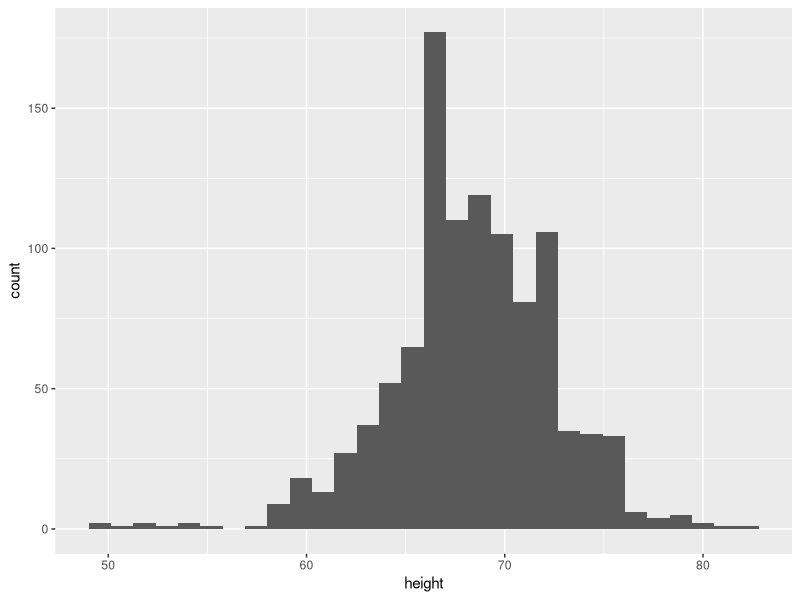
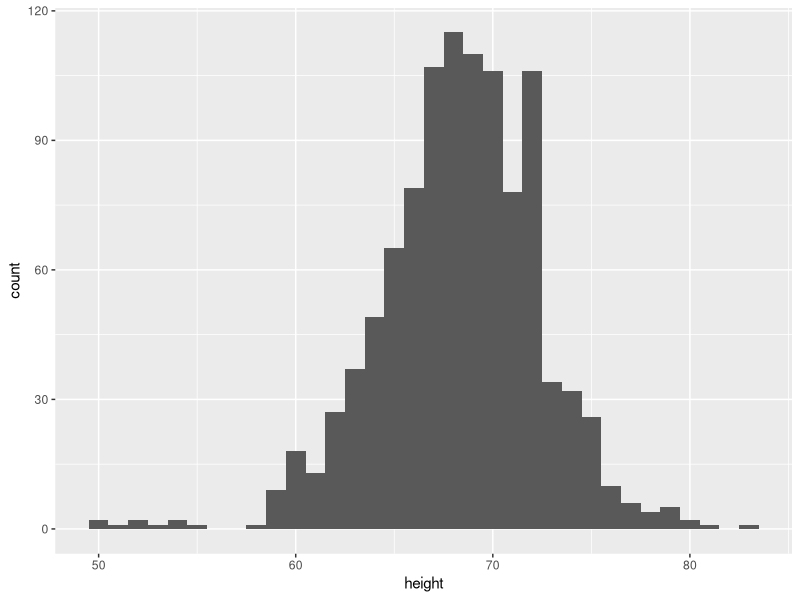
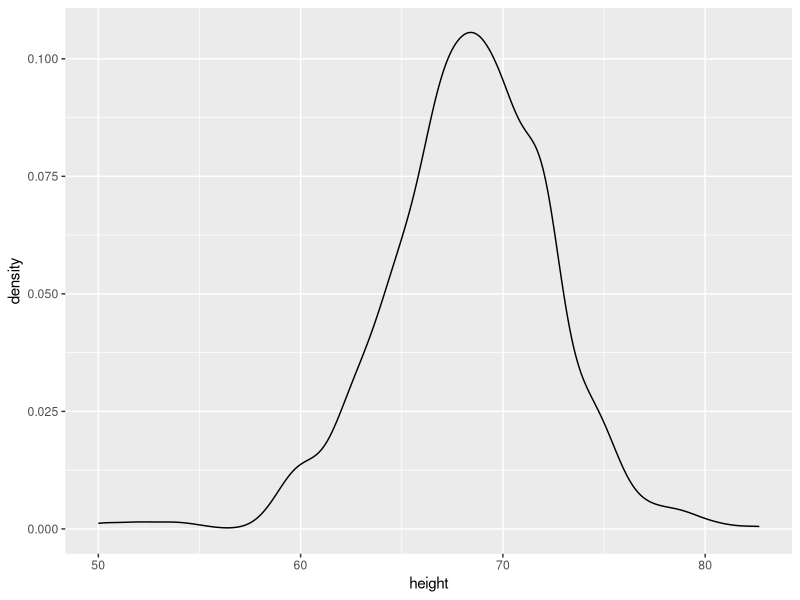
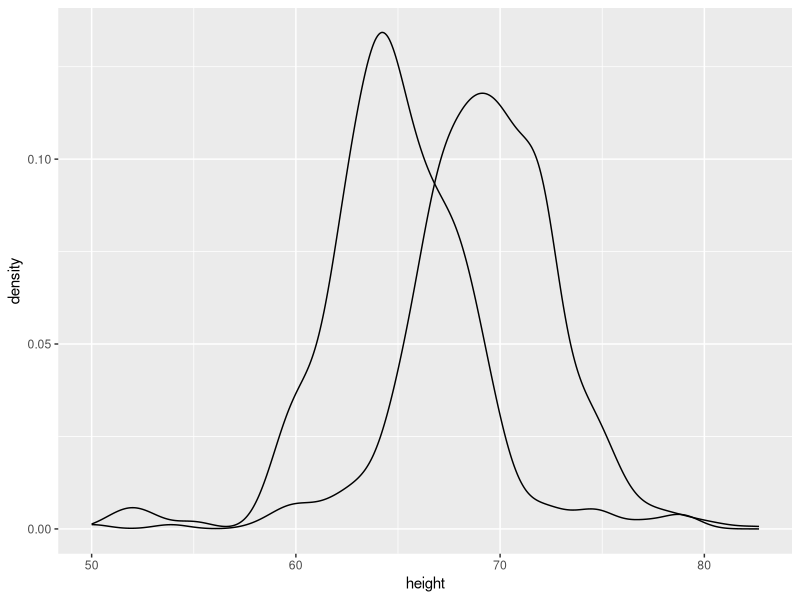
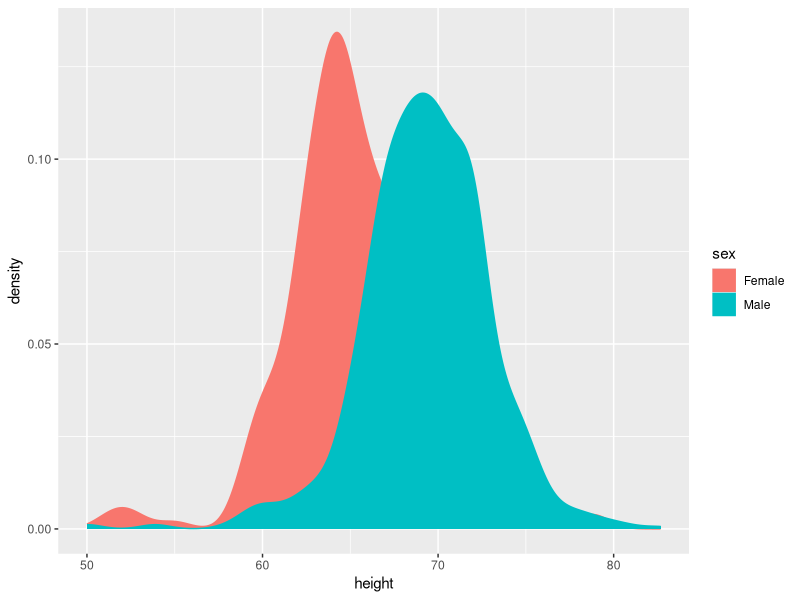
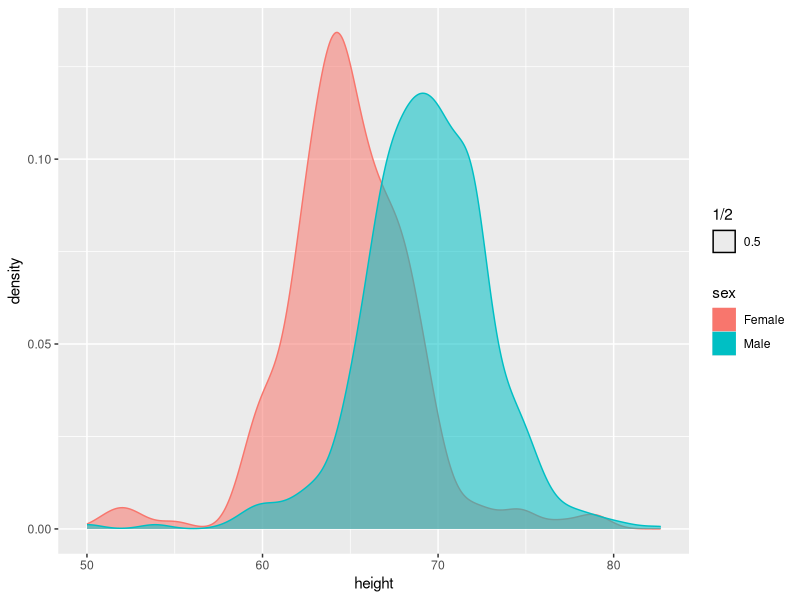
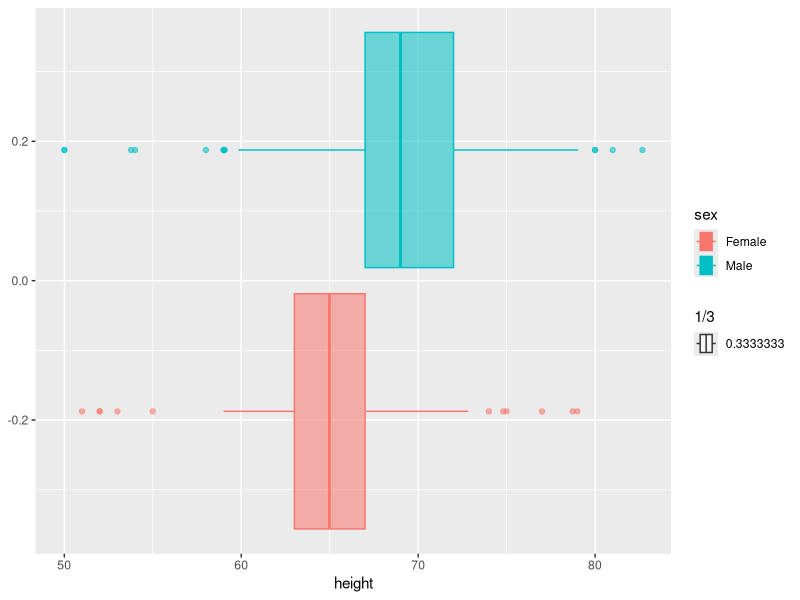
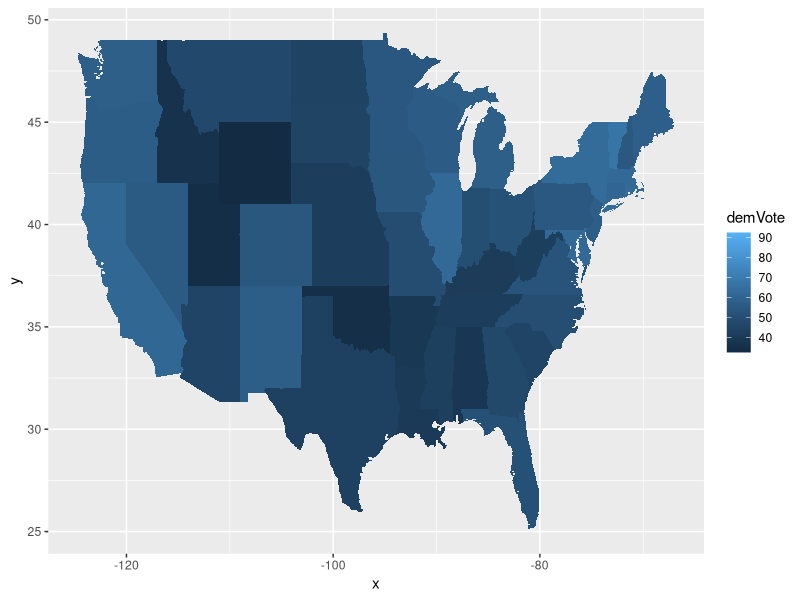

Write R code to recreate these figures, in order.
## ---- chunk 1
knitr::opts_chunk$set(echo = TRUE)
library(tidyverse)
## ---- chunk 2
install.packages("dslabs")
library(dslabs) 
data(heights)
glimpse(heights)
## ---- chunk 3
ggplot(heights, aes(x = height)) + geom_histogram()

## ---- chunk 4
ggplot(heights, aes(x = height)) + geom_histogram(binwidth = 1)
## ---- chunk 5
ggplot(heights, aes(x = height)) + geom_density()
## ---- chunk 6
ggplot(heights, aes(x = height, group = sex)) + geom_density()
## ---- chunk 7
ggplot(heights, aes(x = height, group = sex, color = sex, fill = sex)) + geom_density()

## ---- chunk 8
ggplot(heights, aes(x = height, group = sex, color = sex, fill = sex, alpha = 1/2)) + geom_density()

## ---- chunk 9
ggplot(heights, aes(x = height, group = sex, color = sex, fill = sex, alpha = 1/3)) + geom_boxplot()
## ---- chunk 10
summarise(heights, mean(height), median(height))
## ---- chunk 11
heights %>% group_by(sex) %>% summarise(mean(height),median(height))
## ---- chunk 12


## ---- chunk 13
# install.packages("pscl")
library(pscl) # loads in the package that has this data. 
## You might need to install this...

# data for presidental elections
votedata <-  presidentialElections
glimpse(votedata)
## ---- chunk 14



## ---- chunk 15



## ---- chunk 16



## ---- chunk 17


## ---- chunk 18


## ---- chunk 19



## ---- chunk 20


## ---- chunk 21
library(maps)
votedata$state <- tolower(votedata$state)  ## states need to be lowercase for linking

states_map <- map_data("state") ## this gives us the lat and long for each point of each state.
  
map_plot <-  ggplot(data =  votedata %>% filter(year == 2008), aes(map_id = state)) +
    geom_map(aes(fill = demVote), map = states_map) +
    expand_limits(x = states_map$long, y = states_map$lat)
map_plot  
## ---- chunk 22
map_plot <-  ggplot(data =  votedata %>% filter(year == 2016), aes(map_id = state)) +
  geom_map(aes(fill = demVote), map = states_map)+
  expand_limits(x = states_map$long, y = states_map$lat)
map_plot  
## ---- chunk 23


## ---- chunk 24


## ---- chunk 25


## ---- chunk 26
library(palmerpenguins)
glimpse(penguins)
## ---- chunk 27


## ---- chunk 28


## ---- chunk 29


## ---- chunk 30



## ---- chunk 31



## ---- chunk 32
